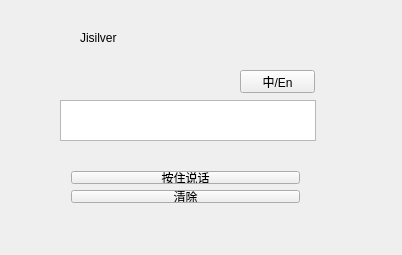
<?xml version="1.0" encoding="UTF-8"?>
<ui version="4.0">
 <class>Widget</class>
 <widget class="QWidget" name="Widget">
  <property name="geometry">
   <rect>
    <x>0</x>
    <y>0</y>
    <width>402</width>
    <height>255</height>
   </rect>
  </property>
  <property name="windowTitle">
   <string>Widget</string>
  </property>
  <widget class="QTextEdit" name="textEdit">
   <property name="geometry">
    <rect>
     <x>60</x>
     <y>100</y>
     <width>256</width>
     <height>41</height>
    </rect>
   </property>
  </widget>
  <widget class="QLabel" name="label">
   <property name="geometry">
    <rect>
     <x>80</x>
     <y>30</y>
     <width>91</width>
     <height>16</height>
    </rect>
   </property>
   <property name="text">
    <string>Jisilver</string>
   </property>
  </widget>
  <widget class="QWidget" name="horizontalLayoutWidget">
   <property name="geometry">
    <rect>
     <x>60</x>
     <y>160</y>
     <width>251</width>
     <height>54</height>
    </rect>
   </property>
   <layout class="QGridLayout" name="gridLayout">
    <item row="2" column="1">
     <widget class="QPushButton" name="clearBut">
      <property name="text">
       <string>清除</string>
      </property>
     </widget>
    </item>
    <item row="1" column="1">
     <widget class="QPushButton" name="pushBut">
      <property name="text">
       <string>按住说话</string>
      </property>
     </widget>
    </item>
   </layout>
  </widget>
  <widget class="QPushButton" name="swiBut">
   <property name="geometry">
    <rect>
     <x>240</x>
     <y>70</y>
     <width>75</width>
     <height>23</height>
    </rect>
   </property>
   <property name="text">
    <string>中/En</string>
   </property>
  </widget>
 </widget>
 <layoutdefault spacing="6" margin="11"/>
 <resources/>
 <connections/>
</ui>
